Frame 1 (no input): blank canvas, image omitted
Frame 60 (the mouse pressed at the canvas centre just before this capture): blank canvas, image omitted
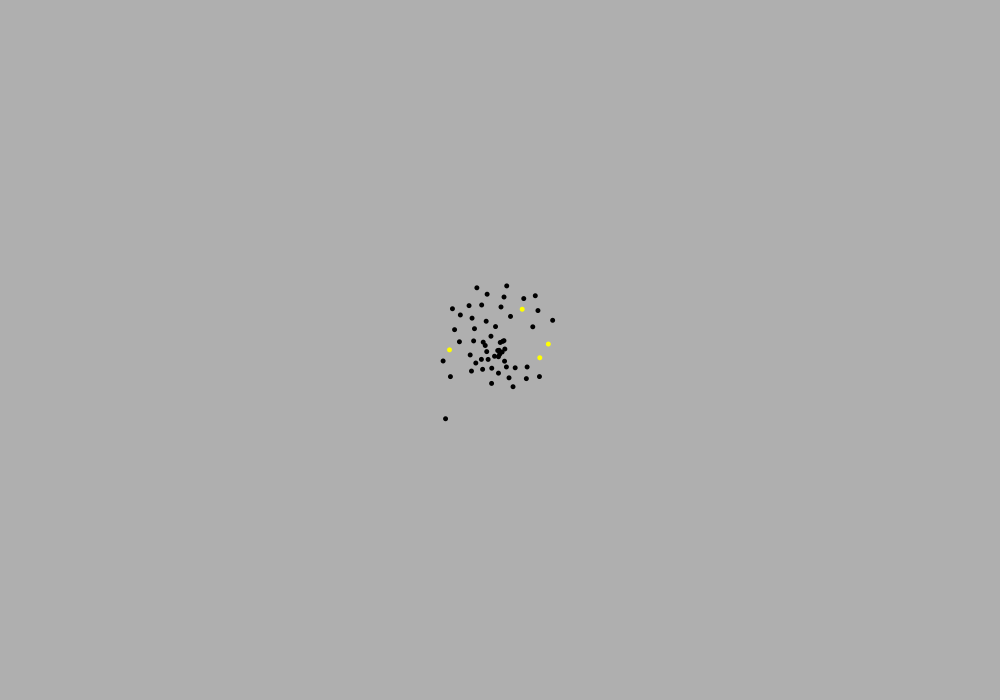
Frame 120 (the mouse held since frame 60 and released just before this capture)

The Processing sketch whose frames 1 and 60 were blank and that drew this single picture after the mouse press (run headless with seeded random() and noise(); from frame 60 on, the mouse is pressed at the canvas centre):

// Processing sketch: Fireflies
// ── Fireflies.pde
Firefly[] fireflies;
int maxfireflies, currentAgent, agentNum;
PVector mouse;
void setup(){
  size(1000, 700);
  currentAgent = 0;
  agentNum = 0;
  maxfireflies = 1000;
  fireflies = new Firefly[maxfireflies];
  noStroke();
  //frameRate(60);
}

void draw() {
  background(175);
  mouse = new PVector(mouseX, mouseY);
  if(mousePressed){
    if((currentAgent < maxfireflies) && (agentNum < maxfireflies)){
      fireflies[currentAgent] = new Firefly(mouse, 8, .1);
      currentAgent++;
      agentNum++;
    } else if (currentAgent < maxfireflies && agentNum == maxfireflies) {
      fireflies[currentAgent] = new Firefly(mouse, 8, .1);
      currentAgent++;
    } else {
      currentAgent = 0;
      fireflies[currentAgent] = new Firefly(mouse, 8, .1);
    }
  }
  
  for(int i = 0; i < agentNum; i++){
      fireflies[i].separate(fireflies, 10);
      fireflies[i].follow(fireflies, 20);
      fireflies[i].update();
      fireflies[i].display();
    
  }
}

// ── Firefly.pde
class Firefly {
  PVector pos, vel, acc, steer;
  float maxSpeed, maxForce, r;
  int flashCount = (int) random(20);
  boolean flashing;
  boolean arrived;

  Firefly (float _px, float _py, float _ms, float _mf) {
    pos = new PVector(_px, _py);
    vel = new PVector(random(-20, 20), random(-20, 20));
    acc = new PVector(0, 0);
    maxSpeed = _ms;
    maxForce = _mf;
    r = 20;
    arrived = false;
  }

  Firefly (PVector _p, float _ms, float _mf) {
    pos = _p;
    vel = new PVector(random(-200, 200), random(-200, 200));
    acc = new PVector(0, 0);
    maxSpeed = _ms;
    maxForce = _mf;
    r = 5;
    arrived = false;
  }

  void update() {
    vel.add(acc);
    vel.limit(maxSpeed);
    pos.add(vel);
    acc.mult(0);
    edgeLoop();
    if (((frameCount/10) % 20) - flashCount == 0) {
      flashing = true;
    } else {
      flashing = false;
    }
  }

  void display() {
    float theta = vel.heading() + PI/2;
    if (flashing)
      fill(255, 255, 0);
    else 
      fill(0);
    pushMatrix();
    translate(pos.x, pos.y);
    ellipse(0, 0, r, r);
    popMatrix();
  }


  void seek(PVector target) {
    PVector desired = PVector.sub(target, pos);

    float d = desired.mag();
    ;

    if (d < 100) {
      float m =  map(d, 0, 100, 0, maxSpeed);
      desired.setMag(m);
    } else {
      desired.setMag(maxSpeed);
    }

    PVector steer = PVector.sub(desired, vel);
    steer.limit(maxForce);
    addForce(steer);
  }

  void edgeLoop() {
    if (pos.x > width) {
      pos.x = 0;
    } else if (pos.x < 0) {
      pos.x = width - 10;
    }
    if (pos.y > height) {
      pos.y = 0;
    } else if (pos.y < 0) {
      pos.y = height - 10;
    }
  }

  void addForce(PVector force) {
    // I could add mass here if I want A = F / M
    acc.add(force);
  }

  void seek(float _t1, float _t2) {
    PVector target = new PVector(_t1, _t2);
    seek(target);
  }

  void separate (Firefly[] fireflies, float minSep) {
    float desiredseparation = minSep;
    PVector sum = new PVector();
    int count = 0;

    for (int i = 0; i < agentNum; i++) {
      float d = PVector.dist(pos, fireflies[i].pos);
      // If the distance is greater than 0 and less than an arbitrary amount (0 when you are yourself)
      if ((d > 0) && (d < desiredseparation)) {
        // Calculate vector pointing away from neighbor
        PVector diff = PVector.sub(pos, fireflies[i].pos);
        diff.normalize();
        diff.div(d);        // Weight by distance
        sum.add(diff);
        count++;            // Keep track of how many
      }
    }
    // Average -- divide by how many
    if (count > 0) {
      // Our desired vector is moving away maximum speed
      sum.setMag(maxSpeed);
      PVector steer = PVector.sub(sum, vel);
      steer.limit(maxForce);
      addForce(steer);
    }
  }

  void follow (Firefly[] fireflies, float followDist) {
    float desiredattraction = followDist;
    PVector sum = new PVector();
    int count = 0;

    for (int i = 0; i < agentNum; i++) {
      float d = PVector.dist(pos, fireflies[i].pos);
      // If the distance is greater than 0 and less than an arbitrary amount (0 when you are yourself)
      if ((d > 0) && (d < desiredattraction)) {
        // Calculate vector pointing away from neighbor
        PVector diff = fireflies[i].vel;
        if(fireflies[i].flashing && !flashing){
          flashCount -= 1;
          if(flashCount < 0){
            flashCount += 20;
          }
        }
        diff.normalize();
        //diff.div(d);        // Weight by distance
        sum.add(diff);
        count++;            // Keep track of how many
      }
    }
    // Average -- divide by how many
    if (count > 0) {
      // Our desired vector is moving away maximum speed
      sum.setMag(maxSpeed);
      PVector steer = PVector.sub(sum, vel);
      steer.limit(maxForce);
      addForce(steer);
    }
  }

  void attract (Firefly[] fireflies, float minSep) {
    float desiredattraction = minSep;
    PVector sum = new PVector();
    int count = 0;

    for (int i = 0; i < agentNum; i++) {
      float d = PVector.dist(pos, fireflies[i].pos);
      // If the distance is greater than 0 and less than an arbitrary amount (0 when you are yourself)
      if ((d > 0) && (d < desiredattraction)) {
        // Calculate vector pointing away from neighbor
        PVector diff = PVector.sub(pos, fireflies[i].pos);
        diff.normalize();
        diff.div(d);        // Weight by distance
        sum.add(diff);
        count++;            // Keep track of how many
      }
    }
    // Average -- divide by how many
    if (count > 0) {
      // Our desired vector is moving away maximum speed
      sum.setMag(-maxSpeed);
      PVector steer = PVector.sub(sum, vel);
      steer.limit(maxForce);
      addForce(steer);
    }
  }
}
